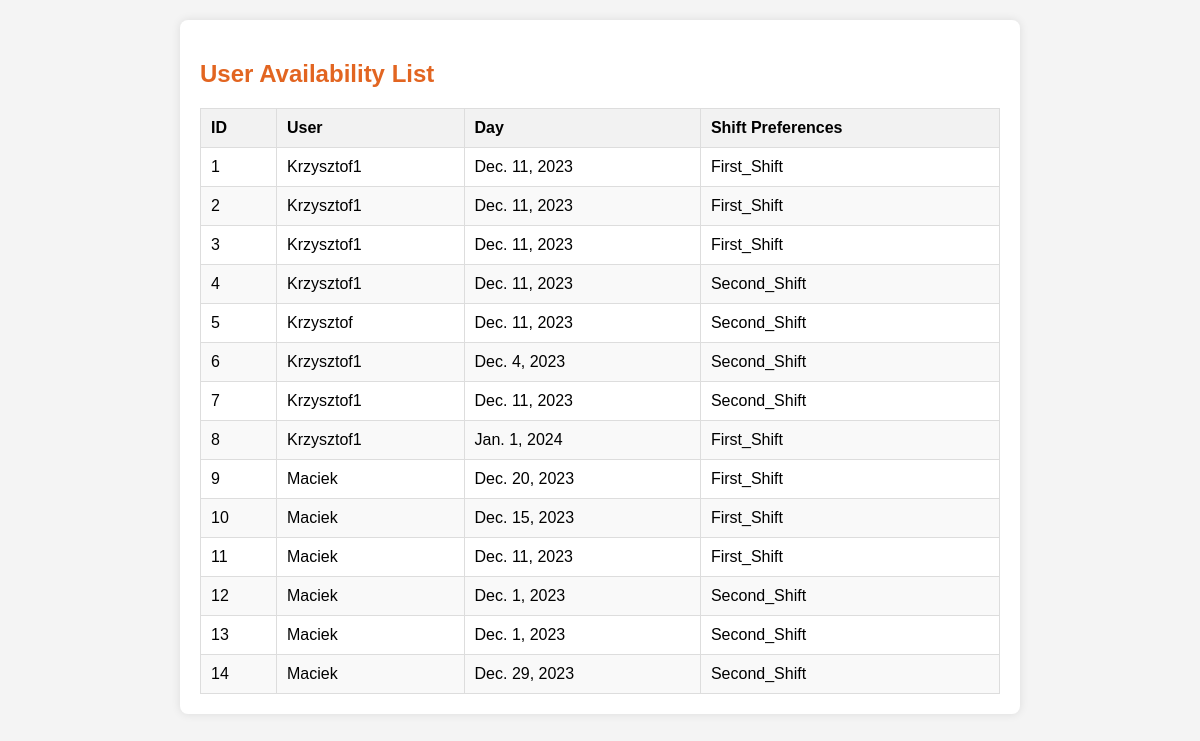
Page /availability_list (signed in) on the earlier database version.
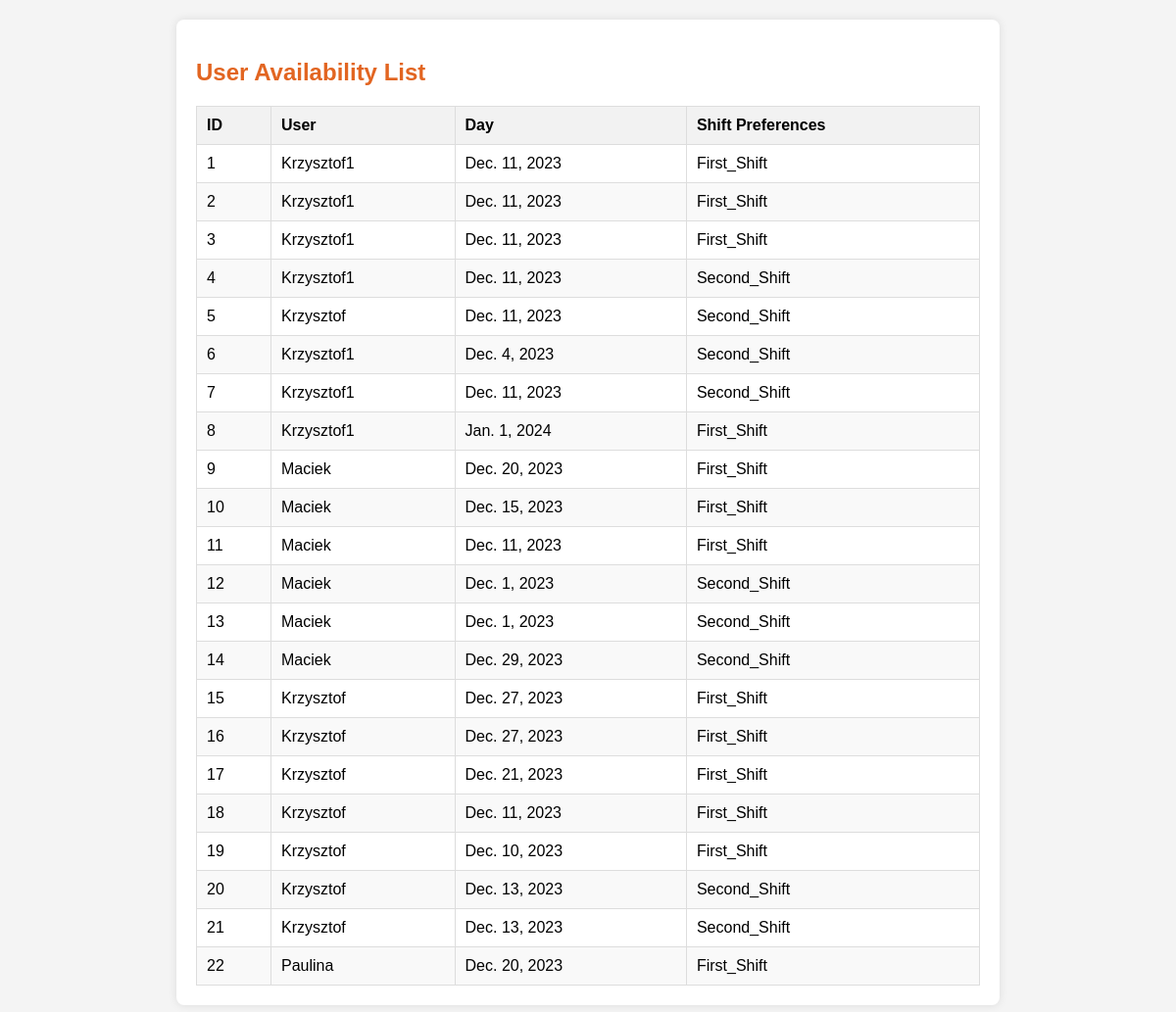
Same page on the later database version.
### viewer/models.py (models this page shows, shortened)
class UserAvailability(models.Model):
    objects = None
    user_availability_id = models.AutoField(primary_key=True)
    user_id = models.ForeignKey(User, on_delete=models.CASCADE)  # Upewnij się, że to pole istnieje
    day = models.DateField(blank=True)
    shift_preferences = models.CharField(max_length=20, choices=SHIFT_CHOICES)

### viewer/views.py (the view)
# urls.py: path('availability_list', views.availability_list, name='availability_list'),
def availability_list(request):
    if request.user.is_staff:
        user_availabilities = UserAvailability.objects.all()
    else:
        user_availabilities = UserAvailability.objects.filter(user_id=request.user)
    context = {
        'user_availabilities': user_availabilities,
    }
    return render(request, 'schedule/availability_list.html', context)

### viewer/templates/schedule/availability_list.html (shortened to what this page needs)
<!DOCTYPE html>
<html lang="en">
<head>
</head>
<body>
<div class="container">
    <h2>User Availability List</h2>
    {% if user_availabilities %}
        <table class="availability-table">
            <thead>
                <tr>
                    <th onclick="sortTable(0)">ID</th>
                    <th onclick="sortTable(1)">User</th>
                    <th onclick="sortTable(2)">Day</th>
                    <th onclick="sortTable(3)">Shift Preferences</th>
                </tr>
            </thead>
            <tbody>
                {% for availability in user_availabilities %}
                    <tr>
                        <td>{{ availability.user_availability_id }}</td>
                        <td>{{ availability.user_id.username }}</td>
                        <td>{{ availability.day }}</td>
                        <td>{{ availability.shift_preferences }}</td>
                    </tr>
                {% endfor %}
            </tbody>
        </table>
    {% else %}
        <p>No availabilities found.</p>
    {% endif %}
</div>
</body>
</html>

Differences in the rows shown:
added UserAvailability: user_availability_id "15", user_id.username "Krzysztof", day "Dec. 27, 2023", shift_preferences "First_Shift"
added UserAvailability: user_availability_id "16", user_id.username "Krzysztof", day "Dec. 27, 2023", shift_preferences "First_Shift"
added UserAvailability: user_availability_id "17", user_id.username "Krzysztof", day "Dec. 21, 2023", shift_preferences "First_Shift"
added UserAvailability: user_availability_id "18", user_id.username "Krzysztof", day "Dec. 11, 2023", shift_preferences "First_Shift"
added UserAvailability: user_availability_id "19", user_id.username "Krzysztof", day "Dec. 10, 2023", shift_preferences "First_Shift"
added UserAvailability: user_availability_id "20", user_id.username "Krzysztof", day "Dec. 13, 2023", shift_preferences "Second_Shift"
added UserAvailability: user_availability_id "21", user_id.username "Krzysztof", day "Dec. 13, 2023", shift_preferences "Second_Shift"
added UserAvailability: user_availability_id "22", user_id.username "Paulina", day "Dec. 20, 2023", shift_preferences "First_Shift"
